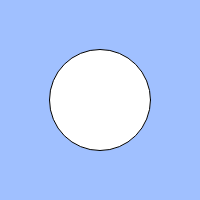
Frame 1 (no input)
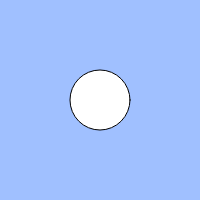
Frame 60 (no input)
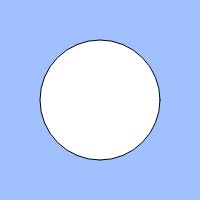
Frame 120 (the mouse pressed at the canvas centre since frame 60)

The p5.js sketch that drew these frames (run headless with seeded random() and noise() and a simulated clock; from frame 60 on, the mouse is pressed at the canvas centre):

// p5.js sketch
// ── sketch.js
// 練習問題「心臓の鼓動のように大きくなったり小さくなったりする円」
// なにかキーを押している時はスピード2倍
let count;
let cycle;
let size ;
let speed ;
function setup(){
  createCanvas(200, 200);
  count = 50;
  cycle = 100;
  
  }
function draw(){
  background(160, 192, 255);
   if (keyIsPressed == true){
  speed = 2;
}else{speed = 1;}
  count = ((count +speed) % cycle);
  size = count +50
  ellipse(width / 2, height / 2, size);
  }
